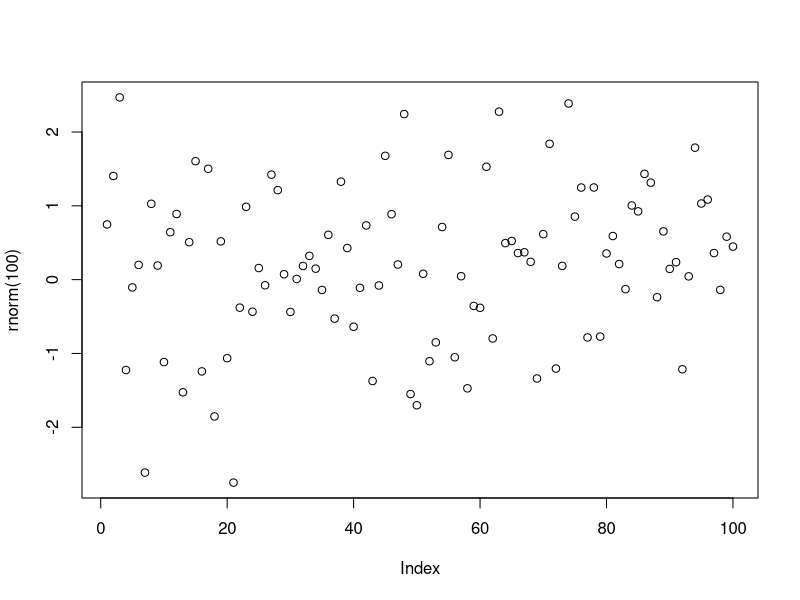

Write the R code that produced this figure.
## ---- chunk 1
options(htmltools.dir.version = FALSE)
## ---- chunk 2
plot(rnorm(100))
